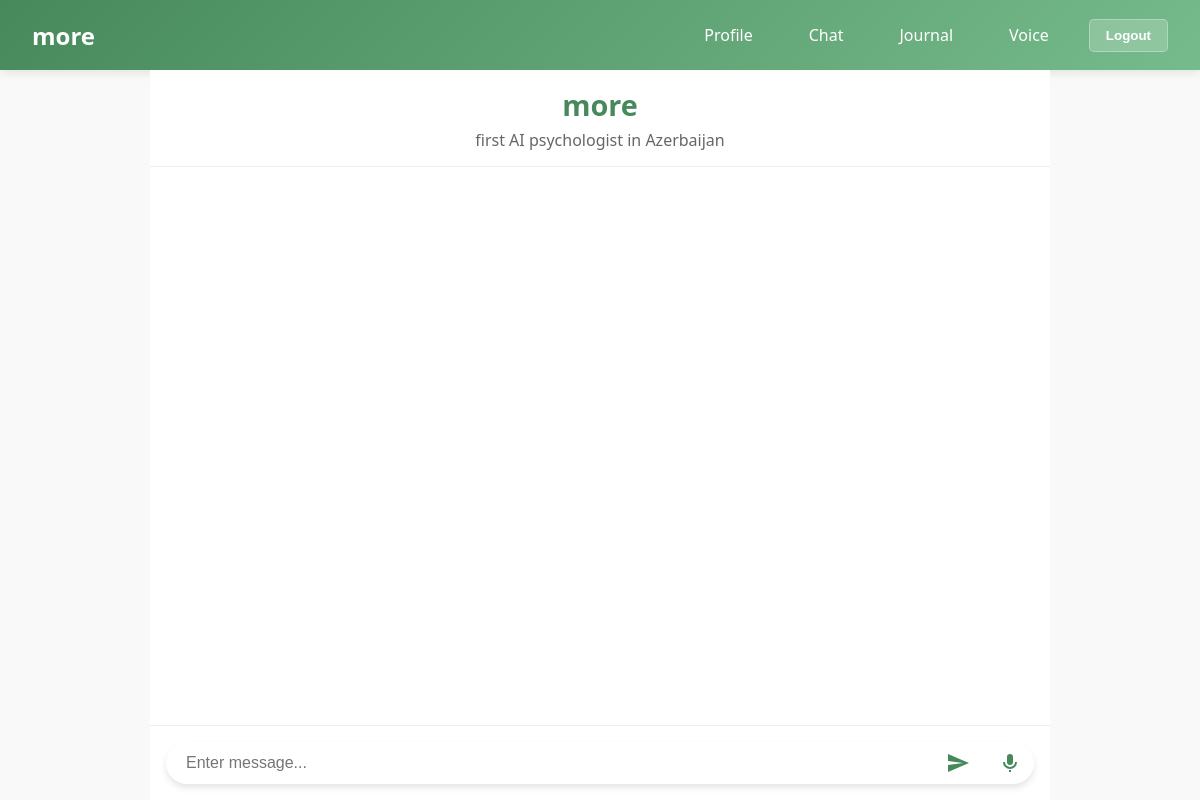
/chat (signed in), run on an earlier commit of the app's database.
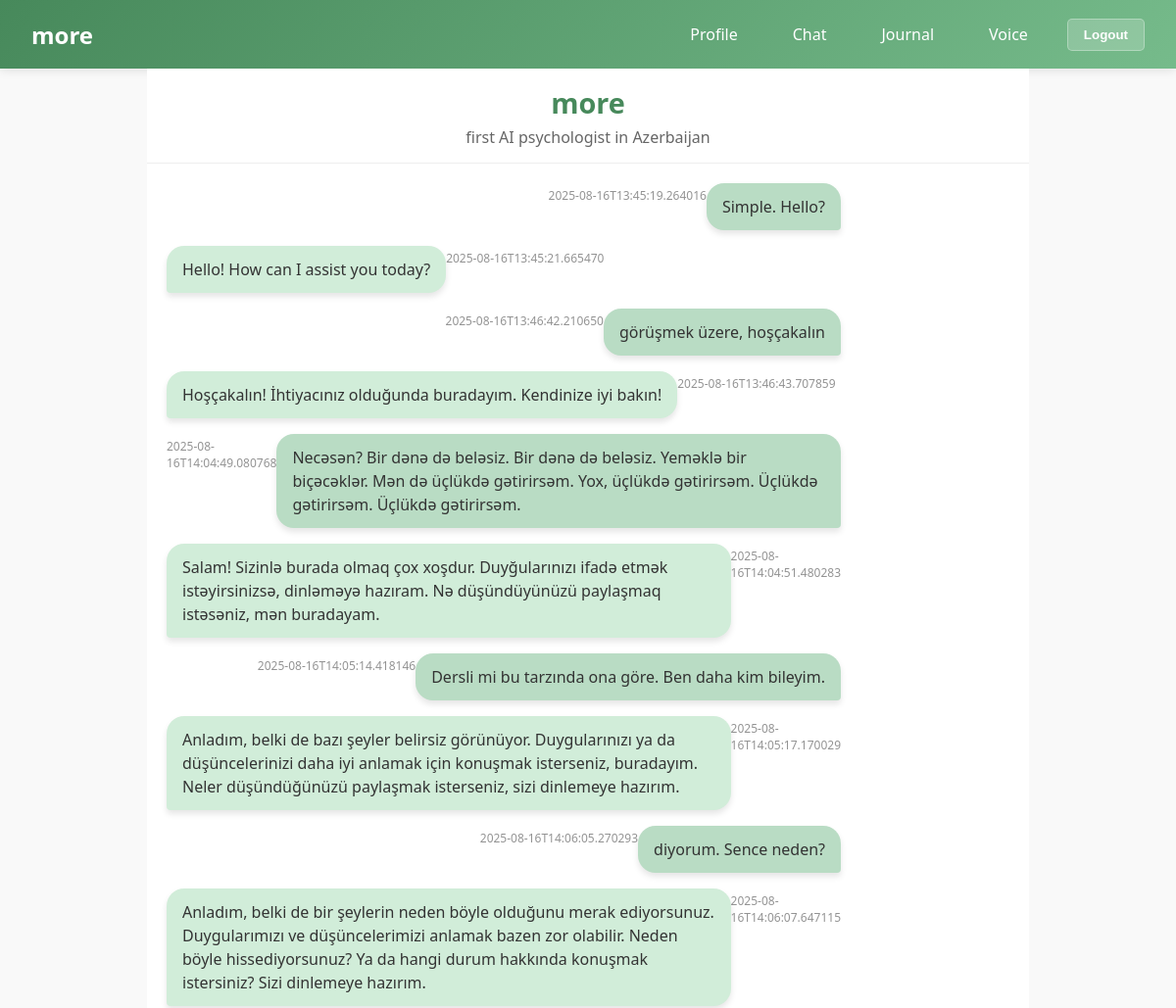
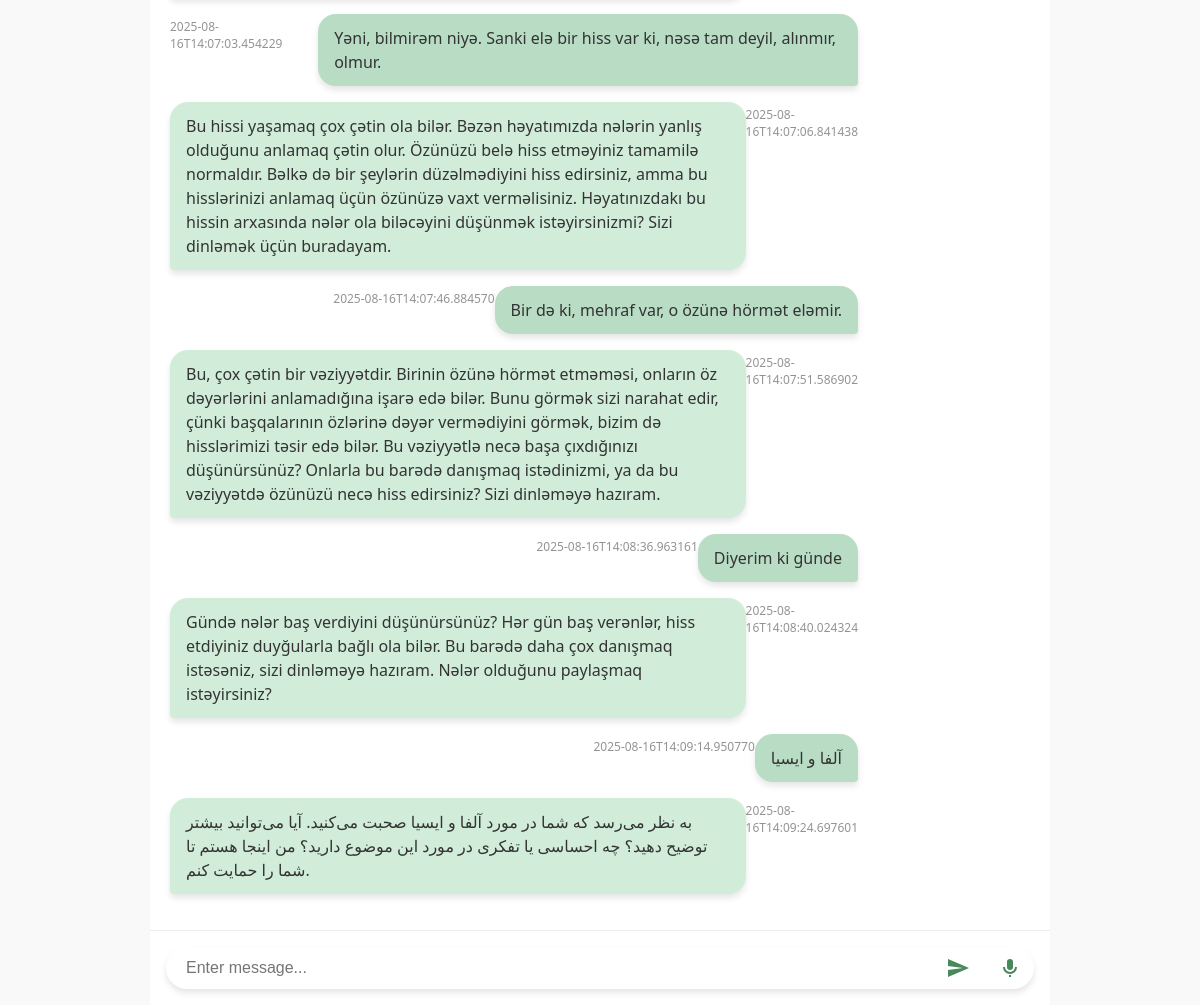
And on a later commit of the database (2 pictures, top to bottom).
### models.py (models this page shows, shortened)
class Chat(db.Model):
    __tablename__ = 'chats'
    id = db.Column(db.Integer, primary_key=True)
    user_id = db.Column(db.Integer, db.ForeignKey('users.id'), nullable=False)
    message = db.Column(db.Text, nullable=False)
    timestamp = db.Column(db.DateTime, default=datetime.utcnow)
    message_type = db.Column(db.String(20), default='user')  # 'user' or 'assistant'
    user = db.relationship('User', backref='chats', lazy=True)

### server.py (the view, shortened to what this page needs)
@app.route('/chat')
@login_required
def getresp():
    usertext = request.args.get('usertext')
    print(f"🔍 Loading chat history for user: {current_user.username} (ID: {current_user.id})")
    user_chats = Chat.query.filter_by(user_id=current_user.id).order_by(Chat.timestamp).all()
    print(f"📊 Found {len(user_chats)} chat messages for user {current_user.username}")
    history = []
    for chat in user_chats:
        history.append({
            'message': chat.message,
            'type': chat.message_type,
            'timestamp': chat.timestamp.isoformat()
        })
    if request.headers.get('X-Requested-With') == 'XMLHttpRequest':
        return jsonify(history=history)
    return render_template("chat.html", history=history)

### server.py (called while the page is built)
@app.before_request
def log_request_info():
    logger.info(f'Request: {request.method} {request.url} - IP: {request.remote_addr} - User-Agent: {request.headers.get("User-Agent", "Unknown")}')

@app.after_request
def log_response_info(response):
    logger.info(f'Response: {response.status_code} for {request.method} {request.url}')
    return response

@login_manager.user_loader
def load_user(user_id):
    user = User.query.get(int(user_id))
    if user:
        print(f"👤 User loader: Loaded user {user.username} (ID: {user.id})")
    else:
        print(f"❌ User loader: No user found for ID {user_id}")
    return user

### templates/chat.html (shortened to what this page needs)
<!DOCTYPE html>
<html lang="en">
<head>
    <link href="{{ url_for('static', filename='styles/style.css')}}" rel="stylesheet" />
</head>
<body>
    {% include 'nav.html' %}
    <div class="container">
        <div class="title">
            <h1>more</h1>
            <h2>first AI psychologist in Azerbaijan</h2>
        </div>
        <div class="chat-wrapper">
            <div class="chat-container" id="chatContainer">
                {% for message in history %}
                    {% if message.type == 'user' %}
                        <div class="message user-message">
                            <div class="message-content">{{ message.message }}</div>
                            <div class="message-timestamp">{{ message.timestamp }}</div>
                        </div>
                    {% elif message.type == 'assistant' %}
                        <div class="message bot-message">
                            <div class="message-content">{{ message.message }}</div>
                            <div class="message-timestamp">{{ message.timestamp }}</div>
                        </div>
                    {% endif %}
                {% endfor %}
            </div>
            <form autocomplete="off" class="chat-form">
                <div class="input-container">
                    <input type="text" name="usertext" id="usertext" placeholder="Enter message..." autofocus />
                    <button type="submit" aria-label="Send message" title="Send message">
                        <svg viewBox="0 0 24 24" xmlns="http://www.w3.org/2000/svg" aria-hidden="true" focusable="false">
                            <path d="M2.01 21L23 12 2.01 3 2 10l15 2-15 2z"/>
                        </svg>
                    </button>
                    <button type="button" id="mic-button" aria-label="Voice input" title="Voice input">
                        <svg viewBox="0 0 24 24" xmlns="http://www.w3.org/2000/svg" aria-hidden="true" focusable="false">
                            <path d="M12 14a3 3 0 0 0 3-3V6a3 3 0 0 0-6 0v5a3 3 0 0 0 3 3zm5-3a5 5 0 0 1-10 0H5a7 7 0 0 0 14 0h-2zM11 19h2v2h-2v-2z"/>
                        </svg>
                    </button>
                </div>
            </form>
        </div>
    </div>
</body>
</html>

### templates/nav.html (shortened to what this page needs)
<nav class="navbar">
    <div class="nav-container">
        <div class="nav-brand">
            <a href="/">more</a>
        </div>
        <div class="nav-links">
            {% if current_user.is_authenticated %}
                <a href="/auth/profile">Profile</a>
                <a href="/chat">Chat</a>
                <a href="/journal">Journal</a>
                <a href="/morevoice">Voice</a>
                <button onclick="logout()" class="nav-btn">Logout</button>
            {% else %}
                <a href="/login">Login</a>
                <a href="/register">Register</a>
            {% endif %}
        </div>
    </div>
</nav>

### static/styles/style.css (style rules this page uses)
:root { --primary-color: #47895b; --secondary-color: #76bb8b; --text-color: #333; --bot-message-bg: #d1edd9; --user-message-bg: #b9dcc4; --input-bg: #ffffff; --shadow: 0 4px 6px rgba(0, 0, 0, 0.1); --pulse-listening-start: #47895b; --pulse-listening-end: #376b42; --pulse-speaking-start: #47895b; --pulse-speaking-end: #76bb8b; --pulse-generating-start: #72c68b; --pulse-generating-end: #90e6aa; --pulse-error-start: #dc2626; --pulse-error-end: #b91c1c; }
body { margin: 0; padding: 0; font-family: 'Segoe UI', system-ui, -apple-system, sans-serif; color: var(--text-color); background-color: #f9f9f9; height: 100vh; display: flex; flex-direction: column; overflow: hidden; }
.container { flex: 1; display: flex; flex-direction: column; max-width: 900px; margin: 0 auto; width: 100%; height: calc(100vh - 60px); padding: 0; overflow: hidden; position: relative; }
.title { text-align: center; padding: 15px 0; background-color: white; border-bottom: 1px solid #eee; flex-shrink: 0; }
.title h1 { font-size: 1.8rem; margin: 0; color: var(--primary-color); }
.title h2 { font-size: 1rem; margin: 5px 0 0 0; font-weight: normal; color: #666; }
.chat-wrapper { flex: 1; display: flex; flex-direction: column; overflow: hidden; }
.chat-container { flex: 1; overflow-y: auto; padding: 20px; background-color: white; scroll-behavior: smooth; }
.message { display: flex; margin-bottom: 16px; max-width: 80%; }
.bot-message { align-self: flex-start; }
.user-message { align-self: flex-end; flex-direction: row-reverse; }
.message-content { padding: 12px 16px; border-radius: 18px; line-height: 1.5; box-shadow: var(--shadow); }
.bot-message .message-content { background-color: var(--bot-message-bg); border-bottom-left-radius: 4px; }
.user-message .message-content { background-color: var(--user-message-bg); border-bottom-right-radius: 4px; }
.chat-form { padding: 16px; background-color: white; border-top: 1px solid #eee; flex-shrink: 0; }
.input-container { display: flex; border-radius: 24px; background-color: var(--input-bg); box-shadow: var(--shadow); overflow: hidden; }
input { flex: 1; padding: 12px 20px; border: none; outline: none; font-size: 1rem; background-color: transparent; }
button { background-color: var(--primary-color); color: white; border: none; padding: 0 24px; cursor: pointer; font-weight: 600; transition: background-color 0.2s; }
.navbar { background: linear-gradient(135deg, var(--primary-color) 0%, var(--secondary-color) 100%); padding: 1rem 2rem; box-shadow: 0 2px 10px rgba(0,0,0,0.1); }
.nav-container { display: flex; justify-content: space-between; align-items: center; max-width: 1200px; margin: 0 auto; }
.nav-brand a { color: white; text-decoration: none; font-size: 1.5rem; font-weight: bold; }
.nav-links { display: flex; gap: 1.5rem; align-items: center; }
.nav-links a { color: white; text-decoration: none; padding: 0.5rem 1rem; border-radius: 5px; transition: background-color 0.3s ease; }
.nav-btn { background: rgba(255,255,255,0.2); color: white; border: 1px solid rgba(255,255,255,0.3); padding: 0.5rem 1rem; border-radius: 5px; cursor: pointer; transition: background-color 0.3s ease; }

### templates/chat.html (style rules this page uses)
#mic-button { background: none; border: none; cursor: pointer; padding: 0 12px; display: flex; align-items: center; font-size: 1.4rem; color: var(--primary-color); }
#mic-button svg { width: 24px; height: 24px; fill: var(--primary-color); }
.chat-form button[type="submit"] { background: none; border: none; cursor: pointer; padding: 0 16px; display: flex; align-items: center; font-size: 1.4rem; color: var(--primary-color); }
.chat-form button[type="submit"] svg { width: 24px; height: 24px; fill: var(--primary-color); transition: fill 0.2s ease; }
.message-timestamp { font-size: 0.75rem; color: #666; margin-top: 0.25rem; opacity: 0.7; }

What changed in the data, as far as the page shows it:
added Chat: message "Simple. Hello?", timestamp "2025-08-16T13:45:19.264016"
added Chat: message "Hello! How can I assist you today?", timestamp "2025-08-16T13:45:21.665470"
added Chat: message "görüşmek üzere, hoşçakalın", timestamp "2025-08-16T13:46:42.210650"
added Chat: message "Hoşçakalın! İhtiyacınız olduğunda buradayım. Kendinize iyi bakın!", timestamp "2025-08-16T13:46:43.707859"
added Chat: message "Necəsən? Bir dənə də beləsiz. Bir dənə də beləsiz. Yeməklə bir biçəcəklər. Mən də üçlükdə gətirirsəm. Yox, üçlükdə gətirirsəm. Üçlükdə gətirirsəm. Üçlükdə gətirirsəm.", timestamp "2025-08-16T14:04:49.080768"
added Chat: message "Salam! Sizinlə burada olmaq çox xoşdur. Duyğularınızı ifadə etmək istəyirsinizsə, dinləməyə hazıram. Nə düşündüyünüzü paylaşmaq istəsəniz, mən buradayam.", timestamp "2025-08-16T14:04:51.480283"
added Chat: message "Dersli mi bu tarzında ona göre. Ben daha kim bileyim.", timestamp "2025-08-16T14:05:14.418146"
added Chat: message "Anladım, belki de bazı şeyler belirsiz görünüyor. Duygularınızı ya da düşüncelerinizi daha iyi anlamak için konuşmak isterseniz, buradayım. Neler düşündüğünüzü paylaşmak isterseniz, sizi dinlemeye hazırım.", timestamp "2025-08-16T14:05:17.170029"
added Chat: message "diyorum. Sence neden?", timestamp "2025-08-16T14:06:05.270293"
added Chat: message "Anladım, belki de bir şeylerin neden böyle olduğunu merak ediyorsunuz. Duygularımızı ve düşüncelerimizi anlamak bazen zor olabilir. Neden böyle hissediyorsunuz? Ya da hangi durum hakkında konuşmak istersiniz? Sizi dinlemeye hazırım.", timestamp "2025-08-16T14:06:07.647115"
added Chat: message "Yəni, bilmirəm niyə. Sanki elə bir hiss var ki, nəsə tam deyil, alınmır, olmur.", timestamp "2025-08-16T14:07:03.454229"
added Chat: message "Bu hissi yaşamaq çox çətin ola bilər. Bəzən həyatımızda nələrin yanlış olduğunu anlamaq çətin olur. Özünüzü belə hiss etməyiniz tamamilə normaldır. Bəlkə də bir şeylərin düzəlmədiyini hiss edirsiniz, amma bu hisslərinizi anlamaq üçün özünüzə vaxt verməlisiniz. Həyatınızdakı bu hissin arxasında nələr ola biləcəyini düşünmək istəyirsinizmi? Sizi dinləmək üçün buradayam.", timestamp "2025-08-16T14:07:06.841438"
added Chat: message "Bir də ki, mehraf var, o özünə hörmət eləmir.", timestamp "2025-08-16T14:07:46.884570"
added Chat: message "Bu, çox çətin bir vəziyyətdir. Birinin özünə hörmət etməməsi, onların öz dəyərlərini anlamadığına işarə edə bilər. Bunu görmək sizi narahat edir, çünki başqalarının özlərinə dəyər vermədiyini görmək, bizim də hisslərimizi təsir edə bilər. Bu vəziyyətlə necə başa çıxdığınızı düşünürsünüz? Onlarla bu barədə danışmaq istədinizmi, ya da bu vəziyyətdə özünüzü necə hiss edirsiniz? Sizi dinləməyə hazıram.", timestamp "2025-08-16T14:07:51.586902"
added Chat: message "Diyerim ki günde", timestamp "2025-08-16T14:08:36.963161"
added Chat: message "Gündə nələr baş verdiyini düşünürsünüz? Hər gün baş verənlər, hiss etdiyiniz duyğularla bağlı ola bilər. Bu barədə daha çox danışmaq istəsəniz, sizi dinləməyə hazıram. Nələr olduğunu paylaşmaq istəyirsiniz?", timestamp "2025-08-16T14:08:40.024324"
added Chat: message "آلفا و ایسیا", timestamp "2025-08-16T14:09:14.950770"
added Chat: message "به نظر می‌رسد که شما در مورد آلفا و ایسیا صحبت می‌کنید. آیا می‌توانید بیشتر توضیح دهید؟ چه احساسی یا تفکری در مورد این موضوع دارید؟ من اینجا هستم تا شما را حمایت کنم.", timestamp "2025-08-16T14:09:24.697601"
